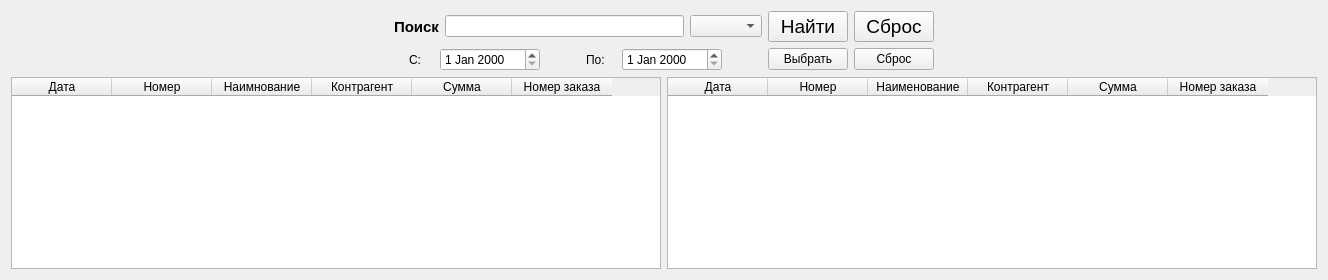
      <widget class="QWidget" name="tab_fin">
       <attribute name="title">
        <string>Финанс</string>
       </attribute>
       <layout class="QVBoxLayout" name="verticalLayout_30">
        <item>
         <layout class="QHBoxLayout" name="layout_menu_fin">
          <item>
           <spacer name="hspacer_1_menu_fin">
            <property name="orientation">
             <enum>Qt::Horizontal</enum>
            </property>
            <property name="sizeHint" stdset="0">
             <size>
              <width>40</width>
              <height>20</height>
             </size>
            </property>
           </spacer>
          </item>
          <item>
           <layout class="QVBoxLayout" name="layout_serch_fin">
            <item>
             <layout class="QHBoxLayout" name="layout_value_serch_fin">
              <item>
               <widget class="QLabel" name="label_value_serch_fin">
                <property name="font">
                 <font>
                  <pointsize>11</pointsize>
                  <weight>75</weight>
                  <italic>false</italic>
                  <bold>true</bold>
                 </font>
                </property>
                <property name="text">
                 <string>Поиск</string>
                </property>
               </widget>
              </item>
              <item>
               <widget class="QLineEdit" name="lineedit__value_serch_fin"/>
              </item>
              <item>
               <widget class="QComboBox" name="combobox_value_serch_fin"/>
              </item>
              <item>
               <widget class="QPushButton" name="pushbutton_ok_value_serch_fin">
                <property name="font">
                 <font>
                  <pointsize>14</pointsize>
                  <weight>50</weight>
                  <italic>false</italic>
                  <bold>false</bold>
                 </font>
                </property>
                <property name="text">
                 <string>Найти</string>
                </property>
               </widget>
              </item>
              <item>
               <widget class="QPushButton" name="pushbutton_cancel_value_serch_fin">
                <property name="font">
                 <font>
                  <pointsize>14</pointsize>
                  <weight>50</weight>
                  <italic>false</italic>
                  <bold>false</bold>
                 </font>
                </property>
                <property name="text">
                 <string>Сброс</string>
                </property>
               </widget>
              </item>
             </layout>
            </item>
            <item>
             <layout class="QHBoxLayout" name="layout_data_serch_fin">
              <item>
               <spacer name="hspacer1_data_serch_fin">
                <property name="orientation">
                 <enum>Qt::Horizontal</enum>
                </property>
                <property name="sizeType">
                 <enum>QSizePolicy::Fixed</enum>
                </property>
                <property name="sizeHint" stdset="0">
                 <size>
                  <width>15</width>
                  <height>20</height>
                 </size>
                </property>
               </spacer>
              </item>
              <item>
               <widget class="QLabel" name="label1_data_serch_fin">
                <property name="minimumSize">
                 <size>
                  <width>25</width>
                  <height>0</height>
                 </size>
                </property>
                <property name="maximumSize">
                 <size>
                  <width>9</width>
                  <height>16777215</height>
                 </size>
                </property>
                <property name="text">
                 <string>С:</string>
                </property>
               </widget>
              </item>
              <item>
               <widget class="QDateEdit" name="dateedit_start_data_serch_fin">
                <property name="minimumSize">
                 <size>
                  <width>100</width>
                  <height>0</height>
                 </size>
                </property>
               </widget>
              </item>
              <item>
               <spacer name="hspacer2_data_serch_fin">
                <property name="orientation">
                 <enum>Qt::Horizontal</enum>
                </property>
                <property name="sizeType">
                 <enum>QSizePolicy::Fixed</enum>
                </property>
                <property name="sizeHint" stdset="0">
                 <size>
                  <width>40</width>
                  <height>20</height>
                 </size>
                </property>
               </spacer>
              </item>
              <item>
               <widget class="QLabel" name="label2_data_serch_fin">
                <property name="minimumSize">
                 <size>
                  <width>30</width>
                  <height>0</height>
                 </size>
                </property>
                <property name="maximumSize">
                 <size>
                  <width>15</width>
                  <height>16777215</height>
                 </size>
                </property>
                <property name="text">
                 <string>По:</string>
                </property>
               </widget>
              </item>
              <item>
               <widget class="QDateEdit" name="dateedit_finish_data_serch_fin">
                <property name="sizePolicy">
                 <sizepolicy hsizetype="Minimum" vsizetype="Fixed">
                  <horstretch>0</horstretch>
                  <verstretch>0</verstretch>
                 </sizepolicy>
                </property>
                <property name="minimumSize">
                 <size>
                  <width>100</width>
                  <height>0</height>
                 </size>
                </property>
               </widget>
              </item>
              <item>
               <spacer name="hspacer3_data_serch_fin">
                <property name="orientation">
                 <enum>Qt::Horizontal</enum>
                </property>
                <property name="sizeType">
                 <enum>QSizePolicy::Fixed</enum>
                </property>
                <property name="sizeHint" stdset="0">
                 <size>
                  <width>40</width>
                  <height>20</height>
                 </size>
                </property>
               </spacer>
              </item>
              <item>
               <widget class="QPushButton" name="pushbutton_ok_data_serch_fin">
                <property name="text">
                 <string>Выбрать</string>
                </property>
               </widget>
              </item>
              <item>
               <widget class="QPushButton" name="pushbutton_cancel_data_serch_fin">
                <property name="text">
                 <string>Сброс</string>
                </property>
               </widget>
              </item>
             </layout>
            </item>
           </layout>
          </item>
          <item>
           <spacer name="hspacer_2_menu_fin">
            <property name="orientation">
             <enum>Qt::Horizontal</enum>
            </property>
            <property name="sizeHint" stdset="0">
             <size>
              <width>40</width>
              <height>20</height>
             </size>
            </property>
           </spacer>
          </item>
         </layout>
        </item>
        <item>
         <layout class="QHBoxLayout" name="layout_table_fin">
          <item>
           <widget class="QTableWidget" name="table_in_fin">
            <property name="minimumSize">
             <size>
              <width>650</width>
              <height>0</height>
             </size>
            </property>
            <property name="maximumSize">
             <size>
              <width>650</width>
              <height>16777215</height>
             </size>
            </property>
            <property name="editTriggers">
             <set>QAbstractItemView::NoEditTriggers</set>
            </property>
            <column>
             <property name="text">
              <string>Дата</string>
             </property>
            </column>
            <column>
             <property name="text">
              <string>Номер</string>
             </property>
            </column>
            <column>
             <property name="text">
              <string>Наимнование</string>
             </property>
            </column>
            <column>
             <property name="text">
              <string>Контрагент</string>
             </property>
            </column>
            <column>
             <property name="text">
              <string>Сумма</string>
             </property>
            </column>
            <column>
             <property name="text">
              <string>Номер заказа</string>
             </property>
            </column>
           </widget>
          </item>
          <item>
           <widget class="QTableWidget" name="table_out_fin">
            <property name="minimumSize">
             <size>
              <width>650</width>
              <height>0</height>
             </size>
            </property>
            <property name="maximumSize">
             <size>
              <width>650</width>
              <height>16777215</height>
             </size>
            </property>
            <property name="editTriggers">
             <set>QAbstractItemView::NoEditTriggers</set>
            </property>
            <column>
             <property name="text">
              <string>Дата</string>
             </property>
            </column>
            <column>
             <property name="text">
              <string>Номер</string>
             </property>
            </column>
            <column>
             <property name="text">
              <string>Наименование</string>
             </property>
            </column>
            <column>
             <property name="text">
              <string>Контрагент</string>
             </property>
            </column>
            <column>
             <property name="text">
              <string>Сумма</string>
             </property>
            </column>
            <column>
             <property name="text">
              <string>Номер заказа</string>
             </property>
            </column>
           </widget>
          </item>
         </layout>
        </item>
       </layout>
      </widget>
